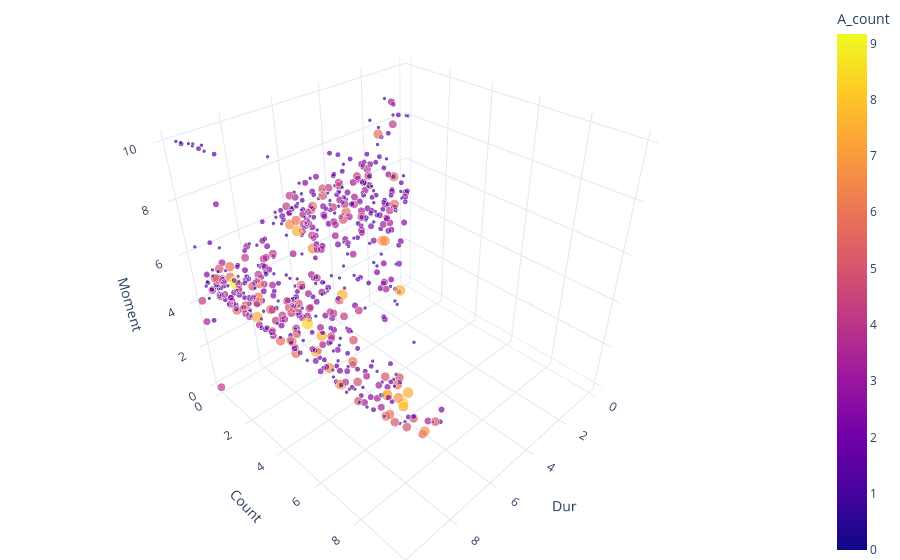

The cell this chart's notebook holds for it:
### Code cell
df_cluster = df_outlier[df_outlier.label == 1].reset_index().drop('index',axis = 1)
df_cluster = utils.Normalize_df(df_cluster,cols = ['Dur','Moment','Count'])
myplot.Scatter_3D(df_cluster,'Dur','Count','Moment','label',color_name='A_count')

### Figure 1 — Plotly figure (JSON) as saved in the notebook; plotly's stock layout.template omitted (floating-point values rounded to 4 significant figures; data arrays with more than 128 entries replaced by an {"elided": "..."} marker saying what was removed)
{"data": [{"hovertemplate": "Dur=%{x}<br>Count=%{y}<br>Moment=%{z}<br>A_count=%{marker.color}<extra></extra>", "legendgroup": "", "marker": {"color": {"elided": "927 float values"}, "coloraxis": "coloraxis", "opacity": 0.7, "size": {"elided": "927 float values"}, "sizemode": "area", "sizeref": 0.02292, "symbol": "circle"}, "mode": "markers", "name": "", "scene": "scene", "showlegend": false, "type": "scatter3d", "x": {"elided": "927 float values"}, "y": {"elided": "927 float values"}, "z": {"elided": "927 float values"}}], "layout": {"coloraxis": {"colorbar": {"title": {"text": "A_count"}}, "colorscale": [[0, "#0d0887"], [0.1111, "#46039f"], [0.2222, "#7201a8"], [0.3333, "#9c179e"], [0.4444, "#bd3786"], [0.5556, "#d8576b"], [0.6667, "#ed7953"], [0.7778, "#fb9f3a"], [0.8889, "#fdca26"], [1, "#f0f921"]]}, "legend": {"itemsizing": "constant", "tracegroupgap": 0}, "margin": {"b": 0, "l": 0, "r": 0, "t": 0}, "scene": {"domain": {"x": [0, 1], "y": [0, 1]}, "xaxis": {"title": {"text": "Dur"}}, "yaxis": {"title": {"text": "Count"}}, "zaxis": {"title": {"text": "Moment"}}}}}
